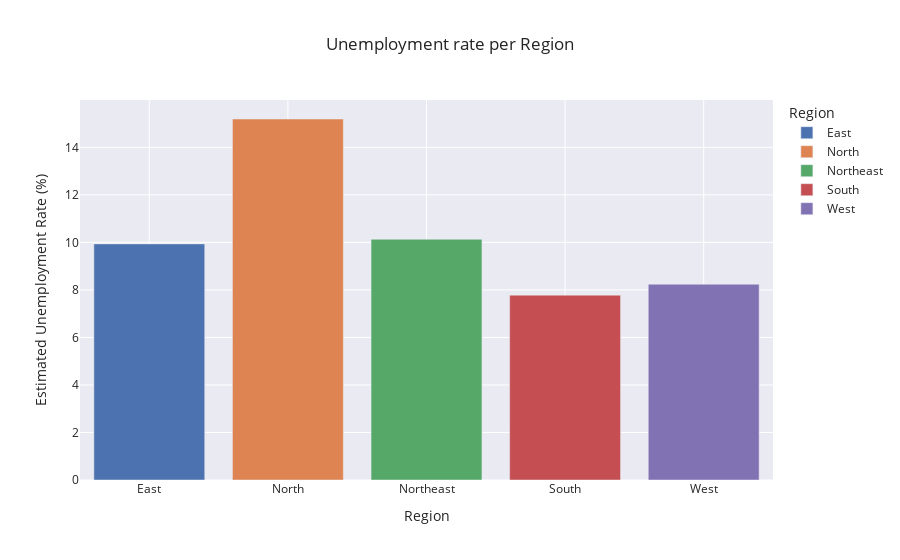

Here is the notebook cell this chart was saved with:
### Code cell
# barplot to show unemployment rate in different Region
import plotly.express as px
fig = px.bar(per_region_data, x='Region', y='Estimated Unemployment Rate (%)', color='Region', title='Unemployment rate per Region', template='seaborn')
fig.show()

### Figure 1 — Plotly figure (JSON) as saved in the notebook; plotly's stock layout.template omitted (floating-point values rounded to 4 significant figures)
{"data": [{"alignmentgroup": "True", "hovertemplate": "Region=%{x}<br>Estimated Unemployment Rate (%)=%{y}<extra></extra>", "legendgroup": "East", "marker": {"color": "rgb(76,114,176)", "pattern": {"shape": ""}}, "name": "East", "offsetgroup": "East", "orientation": "v", "showlegend": true, "textposition": "auto", "type": "bar", "x": ["East"], "xaxis": "x", "y": [9.937], "yaxis": "y"}, {"alignmentgroup": "True", "hovertemplate": "Region=%{x}<br>Estimated Unemployment Rate (%)=%{y}<extra></extra>", "legendgroup": "North", "marker": {"color": "rgb(221,132,82)", "pattern": {"shape": ""}}, "name": "North", "offsetgroup": "North", "orientation": "v", "showlegend": true, "textposition": "auto", "type": "bar", "x": ["North"], "xaxis": "x", "y": [15.19], "yaxis": "y"}, {"alignmentgroup": "True", "hovertemplate": "Region=%{x}<br>Estimated Unemployment Rate (%)=%{y}<extra></extra>", "legendgroup": "Northeast", "marker": {"color": "rgb(85,168,104)", "pattern": {"shape": ""}}, "name": "Northeast", "offsetgroup": "Northeast", "orientation": "v", "showlegend": true, "textposition": "auto", "type": "bar", "x": ["Northeast"], "xaxis": "x", "y": [10.13], "yaxis": "y"}, {"alignmentgroup": "True", "hovertemplate": "Region=%{x}<br>Estimated Unemployment Rate (%)=%{y}<extra></extra>", "legendgroup": "South", "marker": {"color": "rgb(196,78,82)", "pattern": {"shape": ""}}, "name": "South", "offsetgroup": "South", "orientation": "v", "showlegend": true, "textposition": "auto", "type": "bar", "x": ["South"], "xaxis": "x", "y": [7.779], "yaxis": "y"}, {"alignmentgroup": "True", "hovertemplate": "Region=%{x}<br>Estimated Unemployment Rate (%)=%{y}<extra></extra>", "legendgroup": "West", "marker": {"color": "rgb(129,114,179)", "pattern": {"shape": ""}}, "name": "West", "offsetgroup": "West", "orientation": "v", "showlegend": true, "textposition": "auto", "type": "bar", "x": ["West"], "xaxis": "x", "y": [8.239], "yaxis": "y"}], "layout": {"barmode": "relative", "legend": {"title": {"text": "Region"}, "tracegroupgap": 0}, "title": {"text": "Unemployment rate per Region"}, "xaxis": {"anchor": "y", "categoryarray": ["East", "North", "Northeast", "South", "West"], "categoryorder": "array", "domain": [0, 1], "title": {"text": "Region"}}, "yaxis": {"anchor": "x", "domain": [0, 1], "title": {"text": "Estimated Unemployment Rate (%)"}}}}
